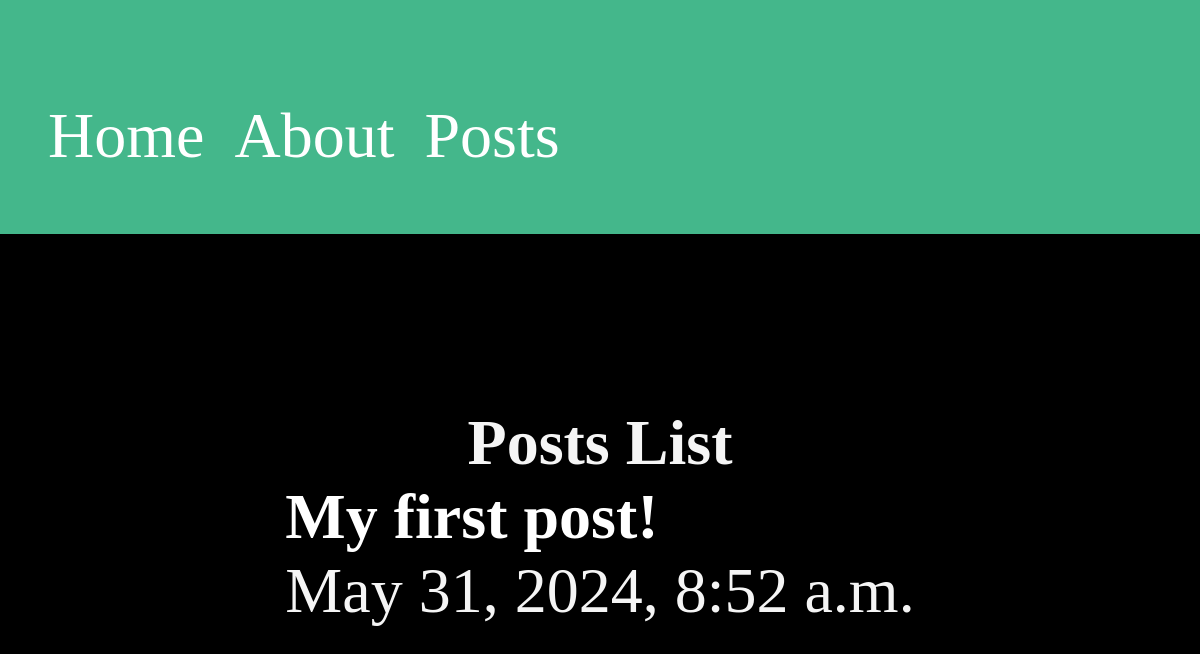
The app's page /posts/, older data.
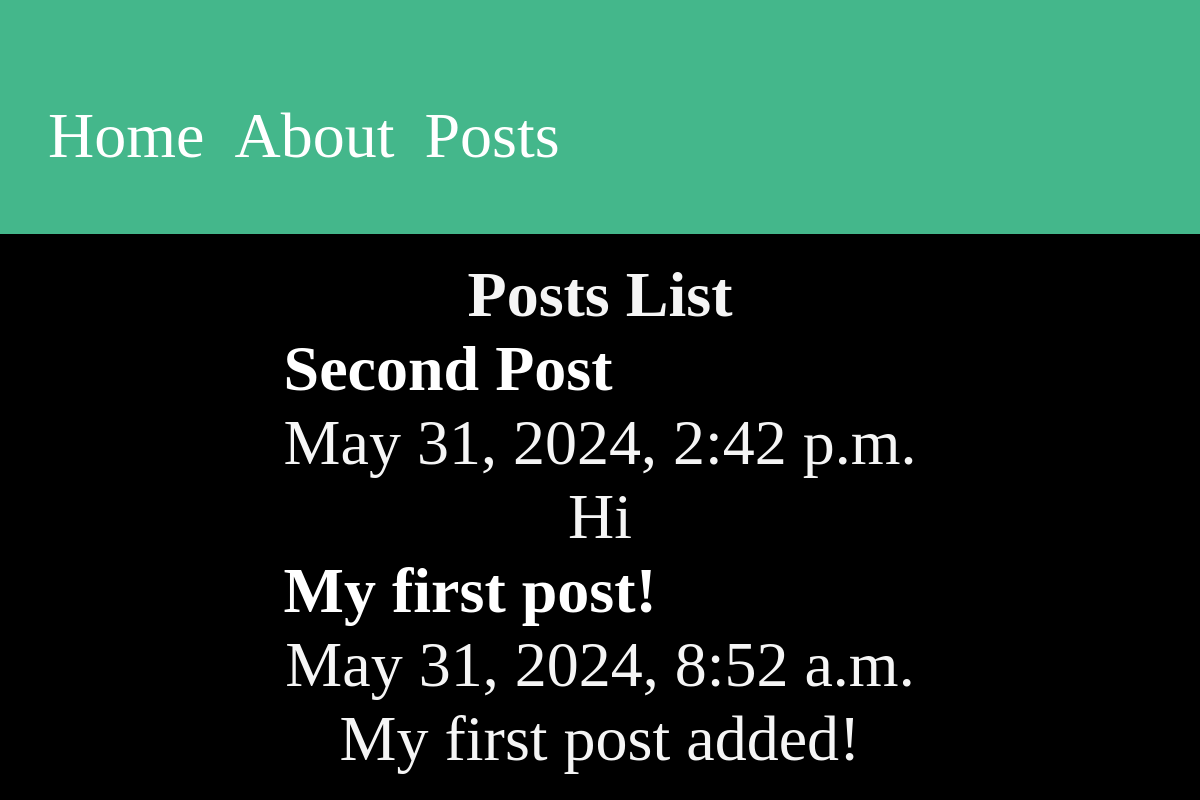
The same page, newer data.
### posts/models.py (models this page shows, shortened)
class Post(models.Model):
    title = models.CharField(max_length=75)
    body = models.TextField()
    slug = models.SlugField()
    date = models.DateTimeField(auto_now_add=True)
    banner = models.ImageField(default='fallback.png', blank=True)

### posts/views.py (the view)
# urls.py: path('', views.posts_list, name='list'),
def posts_list(request):
    posts = Post.objects.all().order_by('-date')
    return render(request, 'posts/posts_list.html', { 'posts': posts })

### posts/templates/posts/posts_list.html (shortened to what this page needs)
{% extends 'layout.html'%}
{% block content %}
    <section>
    <h1>Posts List</h1>
    {% for post in posts %}
        <article class="post">
            <a href="{% url 'posts:page' slug=post.slug %}">
                <h2>{{ post.title }}</h2>
            </a>
            <p>{{ post.date }}</p>
            <p>{{ post.body }}</p>
        </article>
    {% endfor %}
    </section>
{% endblock %}

### templates/layout.html (shortened to what this page needs)
<!DOCTYPE html>
{% load static %}
<html lang="en">
<head>
    <link rel="stylesheet" href="{% static 'css/styles.css' %}">
</head>
<body>
    <nav>
        <a href="/">Home</a>
        <a href="/about">About</a>
        <a href="{% url 'posts:list' %}">Posts</a>
    </nav>
    <main>
        {% block content %}
        {% endblock %}
    </main>
</body>
</html>

### static/css/styles.css (style rules this page uses)
* { margin: 0; padding: 0; box-sizing: border-box; font-size: 64px; }
html,body { min-height: 100vh; background-color: black; color: whitesmoke; font-size: 3rem; display: flex; flex-flow: column; }
nav { padding: 1rem; background-color: #44B78B; color: white; font-size: 2.5rem; }
main { flex-grow: 1; display: grid; place-content: center; }
h1, p { text-align: center; }
a { text-decoration: none; color: #ffffff; }

Row changes from the older to the newer data that the page shows:
added Post: title "Second Post", date "May 31, 2024, 2:42 p.m.", body "Hi"
changed Post "My first post!": body (not shown) → "My first post added!"
